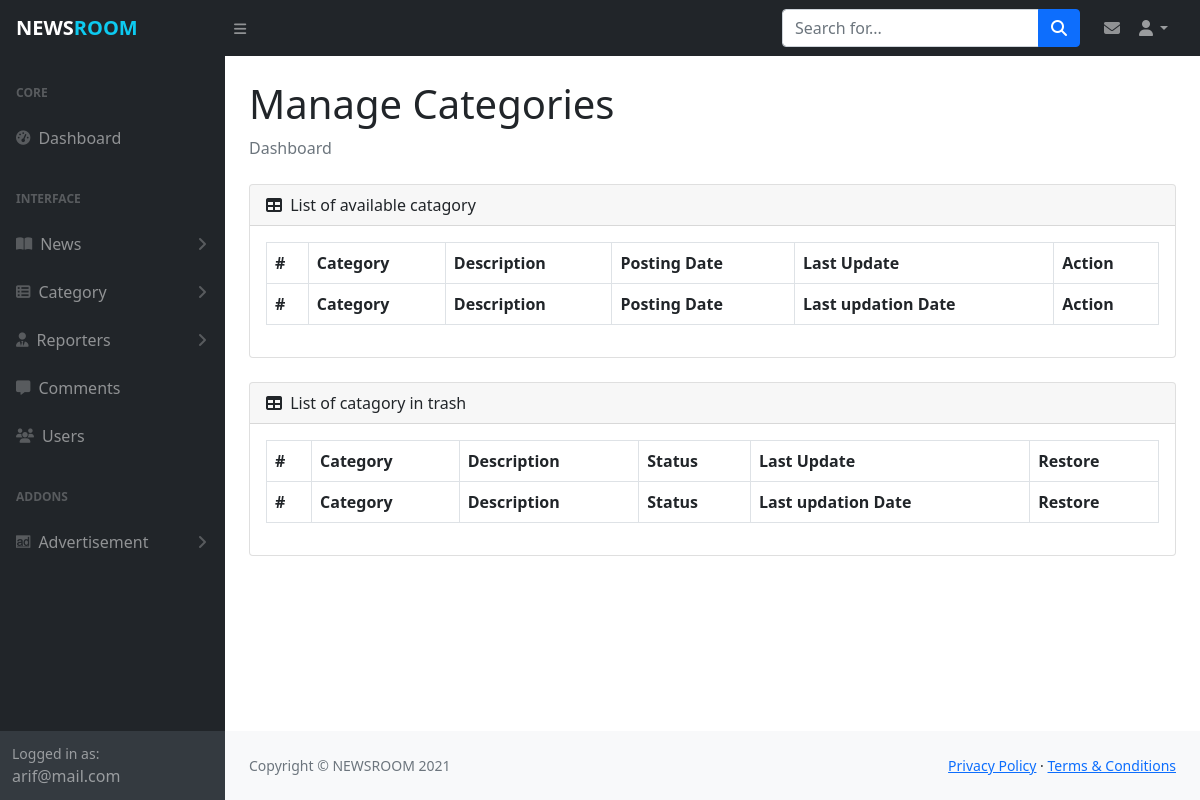
Before: /admin/manage_category.php (signed in) with the older database file.
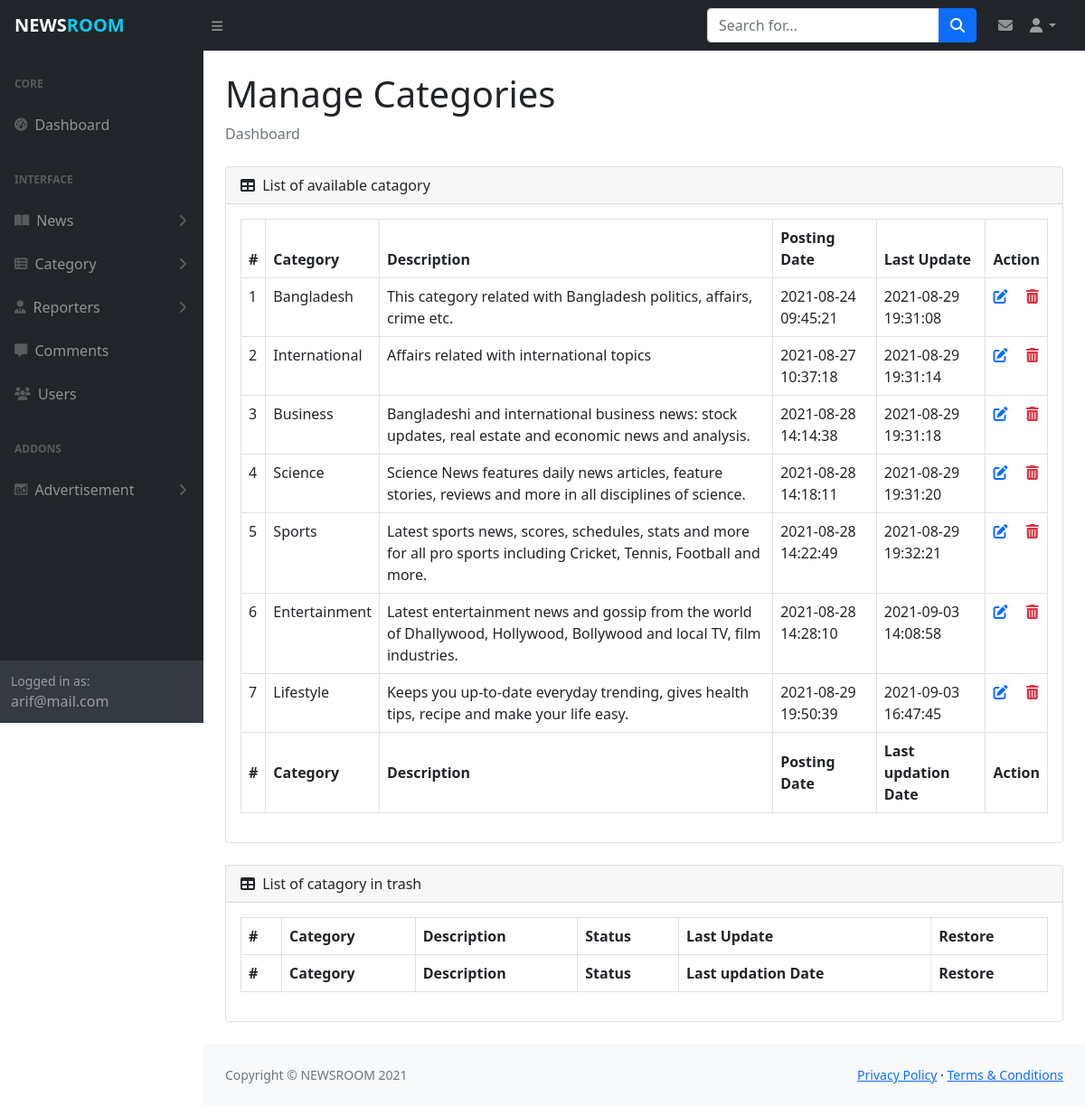
After: the same page with the newer database file.
### tables this page shows
CREATE TABLE `mycategory` (
  `id` int(11) NOT NULL,
  `cat_name` varchar(30) NOT NULL,
  `cat_detail` varchar(300) DEFAULT NULL,
  `is_active` int(1) DEFAULT NULL,
  `created_date` timestamp NOT NULL DEFAULT current_timestamp(),
  `updated_date` timestamp NULL DEFAULT NULL ON UPDATE current_timestamp()
);

### admin/manage_category.php (the view, shortened to what this page needs)
<?php include_once('includes/header.php');?>
<?php
$sql="SELECT * FROM mycategory WHERE is_active='1'";
$result=$db_config->query($sql);
?>
                <main>
                    <div class="container-fluid px-4">
                        <h1 class="mt-4">Manage Categories</h1>
                        <ol class="breadcrumb mb-4">
                            <li class="breadcrumb-item active">Dashboard</li>
                        </ol>
                        <div class="card mb-4">
                            <div class="card-header">
                                <i class="fas fa-table me-1"></i>
                                List of available catagory
                            </div>
                            <div class="card-body table-responsive">
                                <table id="datatablesSimple" class="table table-bordered">
                                    <thead>
                                        <tr>
                                            <th>#</th>
                                            <th>Category</th>
                                            <th>Description</th>
                                            <th>Posting Date</th>
                                            <th>Last Update</th>
                                            <th>Action</th>
                                        </tr>
                                    </thead>
                                    <tfoot>
                                        <tr>
                                            <th>#</th>
                                            <th>Category</th>
                                            <th>Description</th>
                                            <th>Posting Date</th>
                                            <th>Last updation Date</th>
                                            <th>Action</th>
                                        </tr>
                                    </tfoot>
                                    <tbody>
                                        <?php
                                        while ($data=$result->fetch_assoc()) { ?>
                                        <tr>
                                            <td><?php echo $data["id"]?></td>
                                            <td><?php echo $data["cat_name"]?></td>
                                            <td><?php echo $data["cat_detail"]?></td>
                                            <td><?php echo $data["created_date"]?></td>
                                            <td><?php echo $data["updated_date"]?></td>
                                            <td>
                                                <a href="update_category.php?id=<?php echo $data['id']?>" class="me-3"><i class="fas fa-edit"></i></a>
                                                <a href="includes/process.php?action=cat_del&id=<?php echo $data['id']?>" class="text-danger" onclick='return confirm("Are you sure, to move in trash")'>
                                                    <i class='fas fa-trash-alt'></i>
                                                </a>
                                            </td>
                                        </tr>
                                        <?php } ?>
                                    </tbody>
                                </table>
                            </div>
                        </div>
                        <div class="card mb-4">
                            <div class="card-header">
                                <i class="fas fa-table me-1"></i>
                                List of catagory in trash
                            </div>
                            <div class="card-body table-responsive">
                                <table id="datatablesSimple" class="table table-bordered">
                                    <thead>
                                        <tr>
                                            <th>#</th>
                                            <th>Category</th>
                                            <th>Description</th>
                                            <th>Status</th>
                                            <th>Last Update</th>
                                            <th>Restore</th>
                                        </tr>
                                    </thead>
                                    <tfoot>
                                        <tr>
                                            <th>#</th>
                                            <th>Category</th>
                                            <th>Description</th>
                                            <th>Status</th>
                                            <th>Last updation Date</th>
                                            <th>Restore</th>
                                        </tr>
                                    </tfoot>
                                </table>
                            </div>
                        </div>
                    </div>
                </main>
<?php include_once('includes/footer.php');?>

Changed rows visible on the page:
now on this page (row edited): mycategory: id "1", cat_name "Bangladesh", cat_detail "This category related with Bangladesh politics, affairs, crime etc.", created_date "2021-08-24 09:45:21", updated_date "2021-08-29 19:31:08"
now on this page (row edited): mycategory: id "2", cat_name "International", cat_detail "Affairs related with international topics", created_date "2021-08-27 10:37:18", updated_date "2021-08-29 19:31:14"
now on this page (row edited): mycategory: id "3", cat_name "Business", cat_detail "Bangladeshi and international business news: stock updates, real estate and economic news and analysis.", created_date "2021-08-28 14:14:38", updated_date "2021-08-29 19:31:18"
now on this page (row edited): mycategory: id "4", cat_name "Science", cat_detail "Science News features daily news articles, feature stories, reviews and more in all disciplines of science.", created_date "2021-08-28 14:18:11", updated_date "2021-08-29 19:31:20"
now on this page (row edited): mycategory: id "5", cat_name "Sports", cat_detail "Latest sports news, scores, schedules, stats and more for all pro sports including Cricket, Tennis, Football and more.", created_date "2021-08-28 14:22:49", updated_date "2021-08-29 19:32:21"
now on this page (row edited): mycategory: id "6", cat_name "Entertainment", cat_detail "Latest entertainment news and gossip from the world of Dhallywood, Hollywood, Bollywood and local TV, film industries.", created_date "2021-08-28 14:28:10", updated_date "2021-09-03 14:08:58"
added mycategory: id "7", cat_name "Lifestyle", cat_detail "Keeps you up-to-date everyday trending, gives health tips, recipe and make your life easy.", created_date "2021-08-29 19:50:39", updated_date "2021-09-03 16:47:45"
